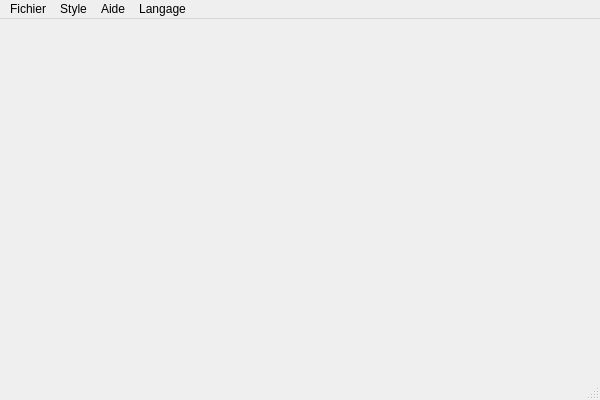
<?xml version="1.0" encoding="UTF-8"?>
<ui version="4.0">
 <class>MainWindow</class>
 <widget class="QMainWindow" name="MainWindow">
  <property name="geometry">
   <rect>
    <x>0</x>
    <y>0</y>
    <width>600</width>
    <height>400</height>
   </rect>
  </property>
  <property name="minimumSize">
   <size>
    <width>300</width>
    <height>400</height>
   </size>
  </property>
  <property name="acceptDrops">
   <bool>true</bool>
  </property>
  <property name="windowTitle">
   <string>NF04</string>
  </property>
  <property name="windowIcon">
   <iconset resource="res.qrc">
    <normaloff>:/ressources/img/nf04.png</normaloff>:/nf04.png</iconset>
  </property>
  <property name="unifiedTitleAndToolBarOnMac">
   <bool>true</bool>
  </property>
  <widget class="QWidget" name="centralWidget">
   <property name="acceptDrops">
    <bool>true</bool>
   </property>
   <layout class="QGridLayout" name="gridLayout">
    <property name="leftMargin">
     <number>3</number>
    </property>
    <property name="topMargin">
     <number>2</number>
    </property>
    <property name="rightMargin">
     <number>3</number>
    </property>
    <property name="bottomMargin">
     <number>2</number>
    </property>
   </layout>
  </widget>
  <widget class="QMenuBar" name="menuBar">
   <property name="geometry">
    <rect>
     <x>0</x>
     <y>0</y>
     <width>600</width>
     <height>21</height>
    </rect>
   </property>
   <widget class="QMenu" name="menuFichier">
    <property name="title">
     <string>Fichier</string>
    </property>
    <addaction name="actionNouveau_Fichier"/>
    <addaction name="actionOuvrir"/>
    <addaction name="actionOuvrir_dans_une_nouvelle_fen_tre"/>
    <addaction name="actionOuvrir_le_log_de_compilation"/>
    <addaction name="actionOuvrir_le_code_C"/>
    <addaction name="actionEnregistrer"/>
    <addaction name="actionEnregistrer_Sous"/>
    <addaction name="separator"/>
    <addaction name="actionQuitter"/>
   </widget>
   <widget class="QMenu" name="menuAide">
    <property name="title">
     <string>Aide</string>
    </property>
    <addaction name="actionSyntaxe"/>
    <addaction name="actionA_propos"/>
   </widget>
   <widget class="QMenu" name="menuStyle">
    <property name="title">
     <string>Style</string>
    </property>
    <addaction name="actionFonc"/>
    <addaction name="actionClair"/>
   </widget>
   <widget class="QMenu" name="menuLanguage">
    <property name="title">
     <string>Langage</string>
    </property>
    <addaction name="actionFran_ais"/>
    <addaction name="actionAnglais"/>
   </widget>
   <addaction name="menuFichier"/>
   <addaction name="menuStyle"/>
   <addaction name="menuAide"/>
   <addaction name="menuLanguage"/>
  </widget>
  <widget class="QStatusBar" name="statusBar"/>
  <action name="actionOuvrir">
   <property name="icon">
    <iconset resource="res.qrc">
     <normaloff>:/ressources/img/open.png</normaloff>:/open.png</iconset>
   </property>
   <property name="text">
    <string>Ouvrir</string>
   </property>
   <property name="statusTip">
    <string>Ouvrir un fichier</string>
   </property>
  </action>
  <action name="actionEnregistrer">
   <property name="icon">
    <iconset resource="res.qrc">
     <normaloff>:/ressources/img/save.png</normaloff>:/save.png</iconset>
   </property>
   <property name="text">
    <string>Enregistrer</string>
   </property>
   <property name="statusTip">
    <string>Enregistrer un fichier</string>
   </property>
  </action>
  <action name="actionEnregistrer_Sous">
   <property name="icon">
    <iconset resource="res.qrc">
     <normaloff>:/ressources/img/saveas.png</normaloff>:/saveas.png</iconset>
   </property>
   <property name="text">
    <string>Enregistrer Sous</string>
   </property>
   <property name="statusTip">
    <string>Enregistrer sous un nouveau nom</string>
   </property>
  </action>
  <action name="actionQuitter">
   <property name="icon">
    <iconset resource="res.qrc">
     <normaloff>:/ressources/img/exit.png</normaloff>:/exit.png</iconset>
   </property>
   <property name="text">
    <string>Quitter</string>
   </property>
   <property name="statusTip">
    <string>Quitter le programme</string>
   </property>
  </action>
  <action name="actionSyntaxe">
   <property name="icon">
    <iconset resource="res.qrc">
     <normaloff>:/ressources/img/syntax.png</normaloff>:/syntax.png</iconset>
   </property>
   <property name="text">
    <string>Syntaxe</string>
   </property>
   <property name="statusTip">
    <string>Rappel sur la syntaxe d'un algorithme</string>
   </property>
  </action>
  <action name="actionA_propos">
   <property name="icon">
    <iconset resource="res.qrc">
     <normaloff>:/ressources/img/about.png</normaloff>:/about.png</iconset>
   </property>
   <property name="text">
    <string>À propos</string>
   </property>
   <property name="statusTip">
    <string>Afficher les licences</string>
   </property>
  </action>
  <action name="actionNouveau_Fichier">
   <property name="icon">
    <iconset resource="res.qrc">
     <normaloff>:/ressources/img/new.png</normaloff>:/new.png</iconset>
   </property>
   <property name="text">
    <string>Nouveau Fichier</string>
   </property>
   <property name="statusTip">
    <string>Créer un nouvel algorithme</string>
   </property>
  </action>
  <action name="actionOuvrir_le_code_C">
   <property name="icon">
    <iconset resource="res.qrc">
     <normaloff>:/ressources/img/cpp.png</normaloff>:/cpp.png</iconset>
   </property>
   <property name="text">
    <string>Ouvrir le code C++</string>
   </property>
   <property name="statusTip">
    <string>Ouvre le code C++ avec l'éditeur par défaut</string>
   </property>
  </action>
  <action name="actionOuvrir_dans_une_nouvelle_fen_tre">
   <property name="icon">
    <iconset resource="res.qrc">
     <normaloff>:/ressources/img/open_new.png</normaloff>:/open_new.png</iconset>
   </property>
   <property name="text">
    <string>Ouvrir dans une nouvelle fenêtre</string>
   </property>
   <property name="statusTip">
    <string>Ouvre le fichier dans une nouvelle fenêtre</string>
   </property>
  </action>
  <action name="actionClair_3">
   <property name="checkable">
    <bool>true</bool>
   </property>
   <property name="icon">
    <iconset resource="res.qrc">
     <normaloff>:/ressources/img/light.png</normaloff>:/light.png</iconset>
   </property>
   <property name="text">
    <string>Clair</string>
   </property>
   <property name="statusTip">
    <string>Coloration syntaxique claire</string>
   </property>
  </action>
  <action name="actionFonc">
   <property name="checkable">
    <bool>true</bool>
   </property>
   <property name="checked">
    <bool>true</bool>
   </property>
   <property name="icon">
    <iconset resource="res.qrc">
     <normaloff>:/ressources/img/dark.png</normaloff>:/dark.png</iconset>
   </property>
   <property name="text">
    <string>Foncé</string>
   </property>
   <property name="statusTip">
    <string>Coloration syntaxique foncée</string>
   </property>
  </action>
  <action name="actionClair">
   <property name="checkable">
    <bool>true</bool>
   </property>
   <property name="icon">
    <iconset resource="res.qrc">
     <normaloff>:/ressources/img/light.png</normaloff>:/light.png</iconset>
   </property>
   <property name="text">
    <string>Clair</string>
   </property>
   <property name="statusTip">
    <string>Coloration syntaxique claire</string>
   </property>
  </action>
  <action name="actionOuvrir_le_log_de_compilation">
   <property name="icon">
    <iconset resource="res.qrc">
     <normaloff>:/ressources/img/log.png</normaloff>:/log.png</iconset>
   </property>
   <property name="text">
    <string>Ouvrir le log de compilation</string>
   </property>
   <property name="statusTip">
    <string>Ouvre la sortie du compilateur C++</string>
   </property>
  </action>
  <action name="actionFran_ais">
   <property name="checkable">
    <bool>true</bool>
   </property>
   <property name="text">
    <string>Français</string>
   </property>
  </action>
  <action name="actionAnglais">
   <property name="checkable">
    <bool>true</bool>
   </property>
   <property name="text">
    <string>Anglais</string>
   </property>
  </action>
 </widget>
 <layoutdefault spacing="6" margin="11"/>
 <resources>
  <include location="res.qrc"/>
 </resources>
 <connections/>
</ui>
